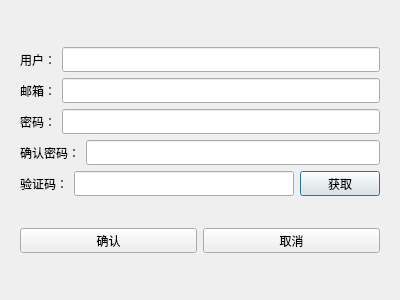
<?xml version="1.0" encoding="UTF-8"?>
<ui version="4.0">
 <class>RegisterDialog</class>
 <widget class="QDialog" name="RegisterDialog">
  <property name="geometry">
   <rect>
    <x>0</x>
    <y>0</y>
    <width>400</width>
    <height>300</height>
   </rect>
  </property>
  <property name="windowTitle">
   <string>Dialog</string>
  </property>
  <layout class="QVBoxLayout" name="verticalLayout">
   <item>
    <layout class="QHBoxLayout" name="horizontalLayout">
     <item>
      <widget class="QStackedWidget" name="stackedWidget">
       <widget class="QWidget" name="page">
        <layout class="QVBoxLayout" name="verticalLayout_4">
         <item>
          <spacer name="verticalSpacer">
           <property name="orientation">
            <enum>Qt::Orientation::Vertical</enum>
           </property>
           <property name="sizeHint" stdset="0">
            <size>
             <width>20</width>
             <height>40</height>
            </size>
           </property>
          </spacer>
         </item>
         <item>
          <layout class="QHBoxLayout" name="horizontalLayout_2">
           <item>
            <widget class="QLabel" name="user_label">
             <property name="minimumSize">
              <size>
               <width>0</width>
               <height>25</height>
              </size>
             </property>
             <property name="maximumSize">
              <size>
               <width>16777215</width>
               <height>25</height>
              </size>
             </property>
             <property name="text">
              <string>用户：</string>
             </property>
            </widget>
           </item>
           <item>
            <widget class="QLineEdit" name="user_lineEdit">
             <property name="minimumSize">
              <size>
               <width>0</width>
               <height>25</height>
              </size>
             </property>
             <property name="maximumSize">
              <size>
               <width>16777215</width>
               <height>25</height>
              </size>
             </property>
            </widget>
           </item>
          </layout>
         </item>
         <item>
          <layout class="QHBoxLayout" name="horizontalLayout_3">
           <item>
            <widget class="QLabel" name="email_label">
             <property name="minimumSize">
              <size>
               <width>0</width>
               <height>25</height>
              </size>
             </property>
             <property name="maximumSize">
              <size>
               <width>16777215</width>
               <height>25</height>
              </size>
             </property>
             <property name="text">
              <string>邮箱：</string>
             </property>
            </widget>
           </item>
           <item>
            <widget class="QLineEdit" name="email_lineEdit">
             <property name="minimumSize">
              <size>
               <width>0</width>
               <height>25</height>
              </size>
             </property>
             <property name="maximumSize">
              <size>
               <width>16777215</width>
               <height>25</height>
              </size>
             </property>
            </widget>
           </item>
          </layout>
         </item>
         <item>
          <layout class="QHBoxLayout" name="horizontalLayout_4">
           <item>
            <widget class="QLabel" name="pass_label">
             <property name="minimumSize">
              <size>
               <width>0</width>
               <height>25</height>
              </size>
             </property>
             <property name="maximumSize">
              <size>
               <width>16777215</width>
               <height>25</height>
              </size>
             </property>
             <property name="text">
              <string>密码：</string>
             </property>
            </widget>
           </item>
           <item>
            <widget class="QLineEdit" name="lineEdit">
             <property name="minimumSize">
              <size>
               <width>0</width>
               <height>25</height>
              </size>
             </property>
             <property name="maximumSize">
              <size>
               <width>16777215</width>
               <height>25</height>
              </size>
             </property>
            </widget>
           </item>
          </layout>
         </item>
         <item>
          <layout class="QHBoxLayout" name="horizontalLayout_5">
           <item>
            <widget class="QLabel" name="label">
             <property name="minimumSize">
              <size>
               <width>0</width>
               <height>25</height>
              </size>
             </property>
             <property name="maximumSize">
              <size>
               <width>16777215</width>
               <height>25</height>
              </size>
             </property>
             <property name="text">
              <string>确认密码：</string>
             </property>
            </widget>
           </item>
           <item>
            <widget class="QLineEdit" name="lineEdit_2">
             <property name="minimumSize">
              <size>
               <width>0</width>
               <height>25</height>
              </size>
             </property>
             <property name="maximumSize">
              <size>
               <width>16777215</width>
               <height>25</height>
              </size>
             </property>
            </widget>
           </item>
          </layout>
         </item>
         <item>
          <layout class="QHBoxLayout" name="horizontalLayout_6">
           <item>
            <widget class="QLabel" name="varify_label">
             <property name="minimumSize">
              <size>
               <width>0</width>
               <height>25</height>
              </size>
             </property>
             <property name="maximumSize">
              <size>
               <width>16777215</width>
               <height>25</height>
              </size>
             </property>
             <property name="text">
              <string>验证码：</string>
             </property>
            </widget>
           </item>
           <item>
            <widget class="QLineEdit" name="varify_lineEdit">
             <property name="minimumSize">
              <size>
               <width>0</width>
               <height>25</height>
              </size>
             </property>
             <property name="maximumSize">
              <size>
               <width>16777215</width>
               <height>25</height>
              </size>
             </property>
            </widget>
           </item>
           <item>
            <widget class="QPushButton" name="get_code">
             <property name="minimumSize">
              <size>
               <width>0</width>
               <height>25</height>
              </size>
             </property>
             <property name="maximumSize">
              <size>
               <width>16777215</width>
               <height>25</height>
              </size>
             </property>
             <property name="text">
              <string>获取</string>
             </property>
            </widget>
           </item>
          </layout>
         </item>
         <item>
          <spacer name="verticalSpacer_2">
           <property name="orientation">
            <enum>Qt::Orientation::Vertical</enum>
           </property>
           <property name="sizeHint" stdset="0">
            <size>
             <width>20</width>
             <height>40</height>
            </size>
           </property>
          </spacer>
         </item>
         <item>
          <layout class="QHBoxLayout" name="horizontalLayout_7">
           <item>
            <widget class="QPushButton" name="confirm_btn">
             <property name="minimumSize">
              <size>
               <width>0</width>
               <height>25</height>
              </size>
             </property>
             <property name="maximumSize">
              <size>
               <width>16777215</width>
               <height>25</height>
              </size>
             </property>
             <property name="text">
              <string>确认</string>
             </property>
            </widget>
           </item>
           <item>
            <widget class="QPushButton" name="cancel_btn">
             <property name="minimumSize">
              <size>
               <width>0</width>
               <height>25</height>
              </size>
             </property>
             <property name="maximumSize">
              <size>
               <width>16777215</width>
               <height>25</height>
              </size>
             </property>
             <property name="text">
              <string>取消</string>
             </property>
            </widget>
           </item>
          </layout>
         </item>
         <item>
          <spacer name="verticalSpacer_3">
           <property name="orientation">
            <enum>Qt::Orientation::Vertical</enum>
           </property>
           <property name="sizeHint" stdset="0">
            <size>
             <width>20</width>
             <height>40</height>
            </size>
           </property>
          </spacer>
         </item>
        </layout>
       </widget>
       <widget class="QWidget" name="page_2"/>
      </widget>
     </item>
    </layout>
   </item>
  </layout>
 </widget>
 <resources/>
 <connections/>
</ui>
